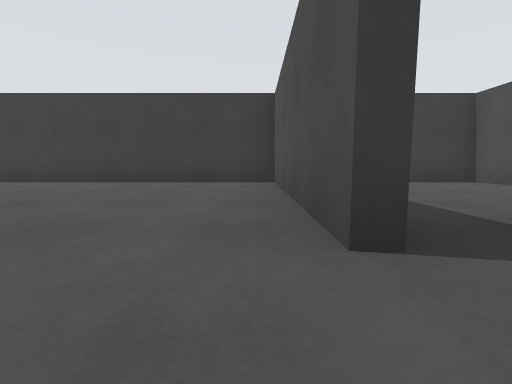
[1] (above)

18 first-person views from a walk through a world built for the Gazebo simulator. The camera is 0.72 m above the floor, tilts 6° down and sees 90° across. The floor is counted in squares, 2 m on a side. Each view is taken from the middle of a square. On the plan, view 1 faces up. The plan holds only what a view shows up to about 9 squares ahead; the rest is blank. The place goes on beyond the plan.

[2]
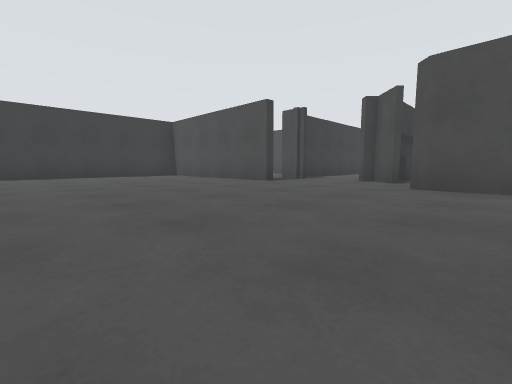

[3]
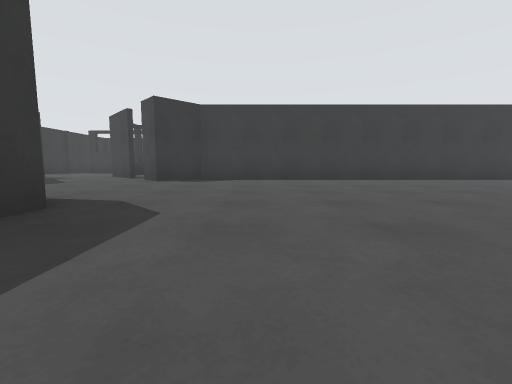

[4]
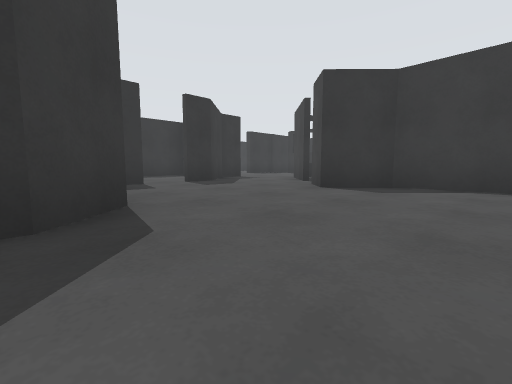

[5]
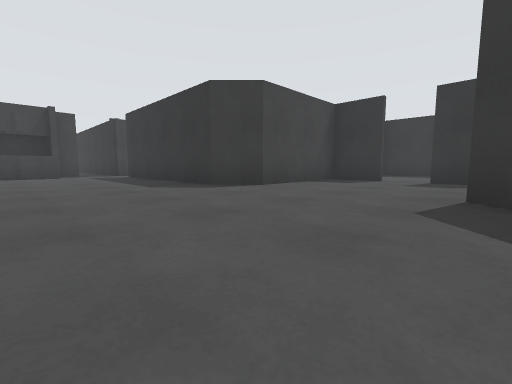

[6]
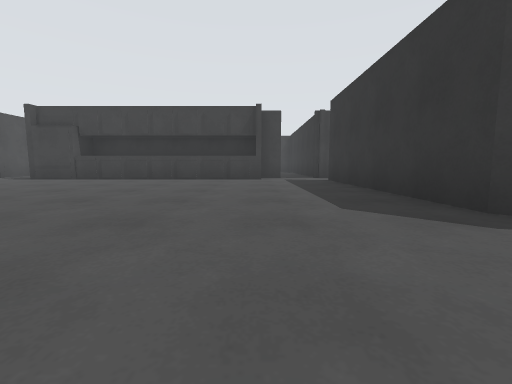

[7]
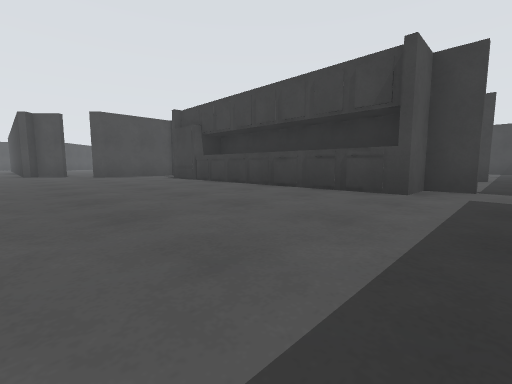

[8]
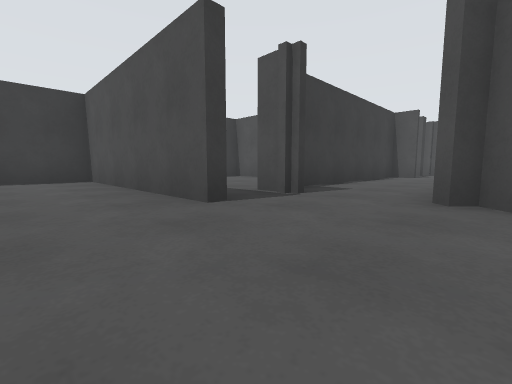

[9]
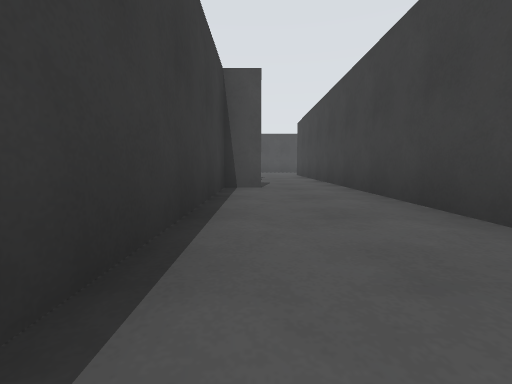

[10]
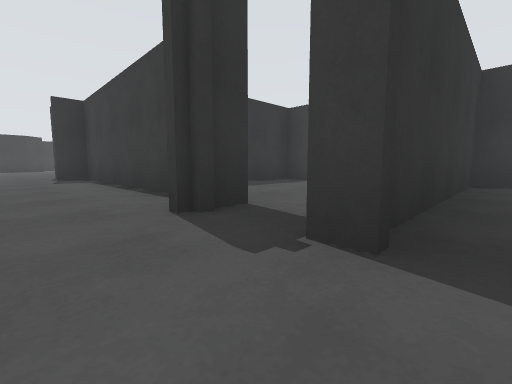

[11]
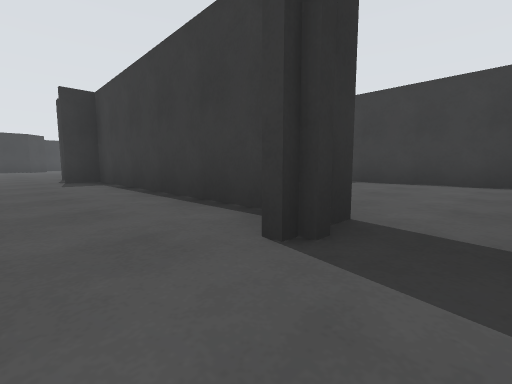

[12]
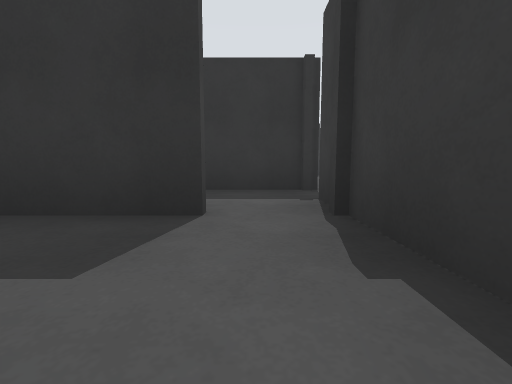

[13]
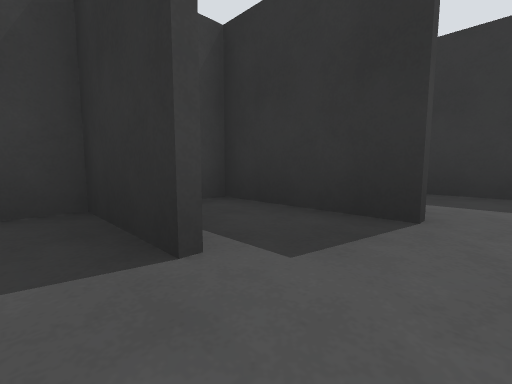

[14]
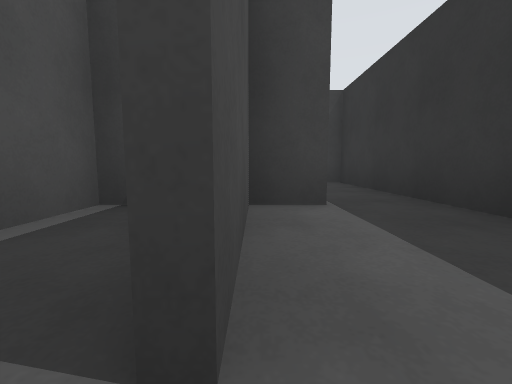

[15]
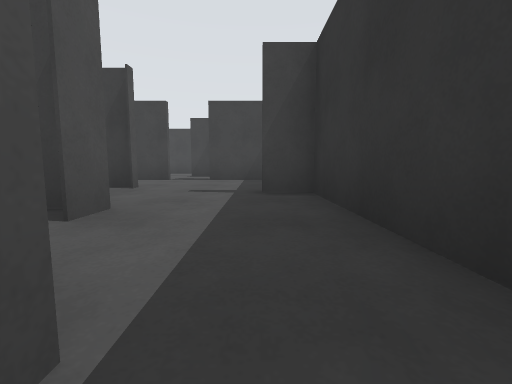

[16]
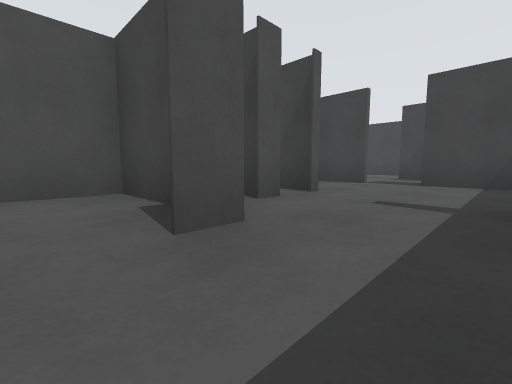

[17]
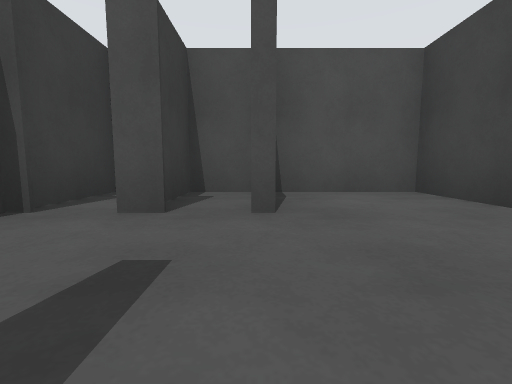

[18]
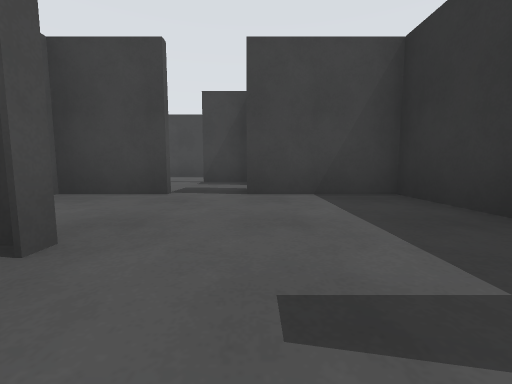

### Floor plan
Key: @ floor where view 1 was taken; # wall or solid block; x gap in a wall; . floor.
Columns run from 13 left of view 1 to 12 right of it. Each row starts with its distance up from view 1.
  6  ##############   #####
  5 ##..#.........#   #...#
  4  #............#   #...#
  3  x............#   #...#
  2  ####.........#######.#
  1     #.........##....#.##.
  0     #........@...........
 -1     #..........###########
 -2     #.........##
 -3     #.........#
 -4     #.#########
 -5     #....
 -6     #.#.#
 -7     #.####
 -8     #....#
 -9     #..###
-10     #..##
-11     #..###
-12     #....#
-13     ######

Where each view was taken, in squares from view 1:
view 1: 0 up, 0 right, facing up
view 2: 3 down, 4 left, facing up-right
view 3: 1 down, 7 left, facing up
view 4: 1 up, 7 left, facing up-left
view 5: 5 up, 6 left, facing down-left
view 6: 3 up, 7 left, facing down
view 7: 0 up, 8 left, facing down-right
view 8: 1 down, 1 left, facing up-right
view 9: 1 up, 3 right, facing right
view 10: 0 up, 9 right, facing up-left
view 11: 0 up, 8 right, facing up-left
view 12: 5 down, 5 left, facing left
view 13: 5 down, 5 left, facing down-left
view 14: 5 down, 7 left, facing down
view 15: 7 down, 8 left, facing down
view 16: 8 down, 8 left, facing down-right
view 17: 11 down, 8 left, facing right
view 18: 10 down, 7 left, facing down
